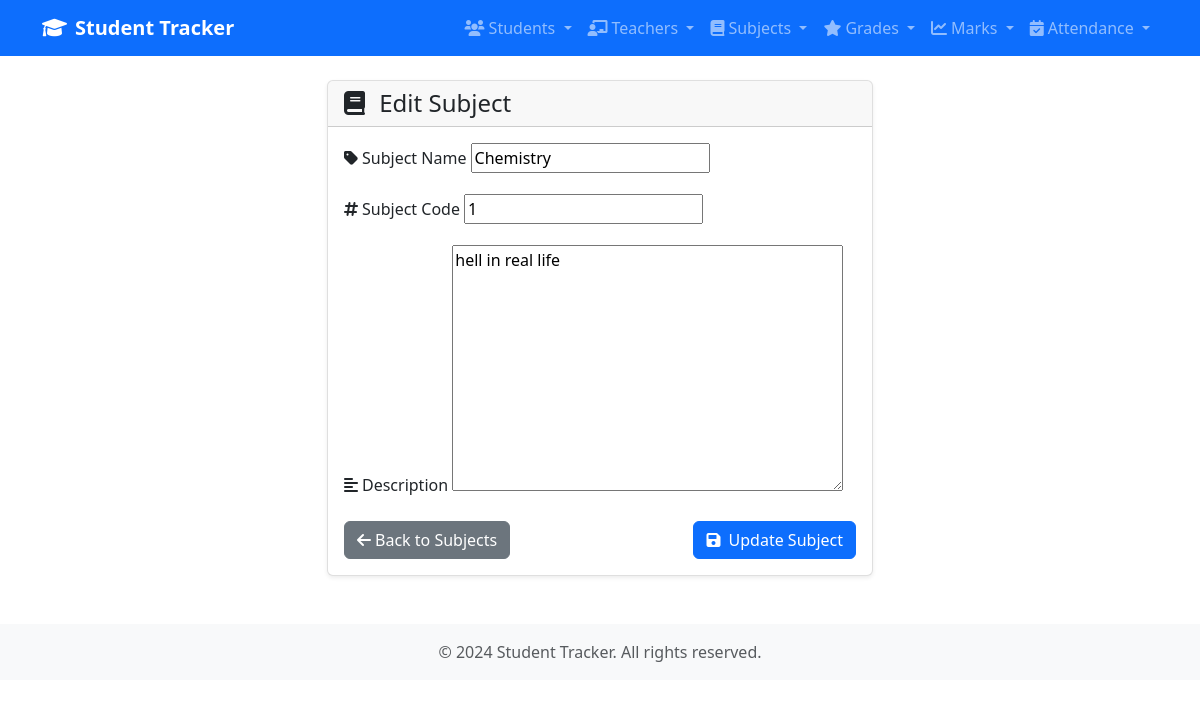
The page /subjects/1/update on the database its author committed.
### tracker/models.py (models this page shows, shortened)
class Subject(models.Model):
    name = models.CharField(max_length=20)
    code = models.IntegerField(unique=True)
    description = models.TextField()

### tracker/views.py (the view)
# urls.py: path('subjects/<int:pk>/update', SubjectUpdateView.as_view(), name='subject-update'),
class SubjectUpdateView(UpdateView):
    model = Subject
    fields = '__all__'
    template_name = 'tracker/subject_form.html'
    success_url = reverse_lazy('subject-list')

### tracker/templates/tracker/subject_form.html (shortened to what this page needs)
{% extends 'tracker/base.html' %}
{% block content %}
<div class="row justify-content-center">
    <div class="col-md-8 col-lg-6">
        <div class="card">
            <div class="card-header">
                <h4 class="mb-0">
                    <i class="fas fa-book me-2"></i>
                    {% if form.instance.pk %}Edit Subject{% else %}Add New Subject{% endif %}
                </h4>
            </div>
            <div class="card-body">
                <form method="post">
                    <div class="mb-3">
                        <label for="{{ form.name.id_for_label }}" class="form-label">
                            <i class="fas fa-tag me-1"></i>Subject Name
                        </label>
                        {{ form.name }}
                    </div>
                    <div class="mb-3">
                        <label for="{{ form.code.id_for_label }}" class="form-label">
                            <i class="fas fa-hashtag me-1"></i>Subject Code
                        </label>
                        {{ form.code }}
                    </div>
                    <div class="mb-3">
                        <label for="{{ form.description.id_for_label }}" class="form-label">
                            <i class="fas fa-align-left me-1"></i>Description
                        </label>
                        {{ form.description }}
                    </div>
                    <div class="d-flex justify-content-between">
                        <a href="{% url 'subject-list' %}" class="btn btn-secondary">
                            <i class="fas fa-arrow-left me-1"></i>Back to Subjects
                        </a>
                        <button type="submit" class="btn btn-primary">
                            <i class="fas fa-save me-1"></i>
                            {% if form.instance.pk %}Update Subject{% else %}Create Subject{% endif %}
                        </button>
                    </div>
                </form>
            </div>
        </div>
    </div>
</div>
{% endblock %}

### tracker/templates/tracker/base.html (style rules this page uses)
.card { box-shadow: 0 0.125rem 0.25rem rgba(0, 0, 0, 0.075); border: 1px solid rgba(0, 0, 0, 0.125); }

### rows shown on the page
Subject: name "Chemistry", code "1", description "hell in real life"
